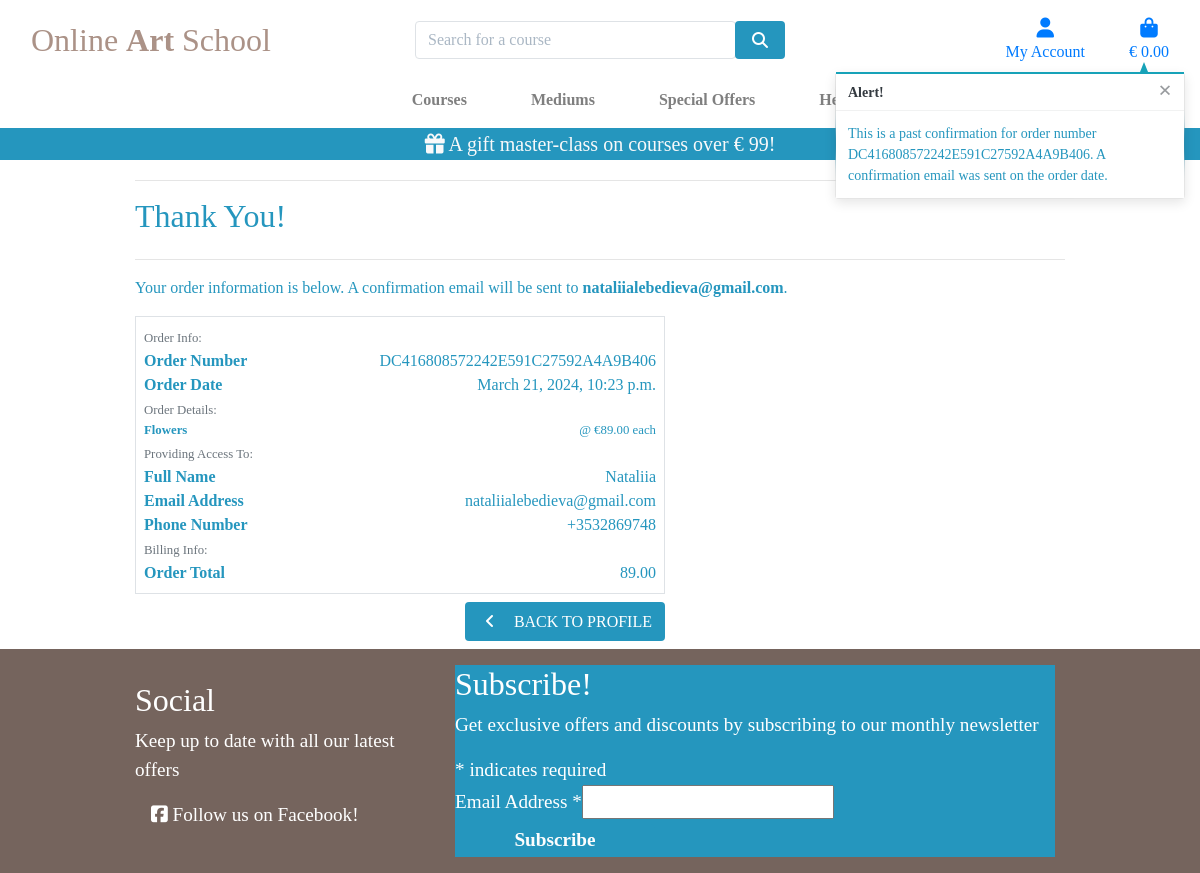
The app's page /profile/order_history/DC416808572242E591C27592A4A9B406/ with its own data.
### checkout/models.py (models this page shows, shortened)
class Order(models.Model):
    order_number = models.CharField(max_length=32, null=False, editable=False)
    user_profile = models.ForeignKey(UserProfile, on_delete=models.SET_NULL,
                                     null=True, blank=True, related_name='orders')
    full_name = models.CharField(max_length=50, null=False, blank=False)
    email = models.EmailField(max_length=254, null=False, blank=False)
    phone_number = models.CharField(max_length=20, null=False, blank=False)
    date = models.DateTimeField(auto_now_add=True)
    order_total = models.DecimalField(max_digits=10, decimal_places=2, null=False, default=0)
    original_bag = models.TextField(null=False, blank=False, default='')
    stripe_pid = models.CharField(max_length=254, null=False, blank=False, default='')

class OrderItem(models.Model):
    order = models.ForeignKey(Order, null=False, blank=False, on_delete=models.CASCADE, related_name='orderitems')
    course = models.ForeignKey(Course, null=False, blank=False, on_delete=models.CASCADE)
    orderitem_total = models.DecimalField(max_digits=6, decimal_places=2, null=False, blank=False, editable=False)

### courses/models.py (models this page shows, shortened)
class Course(models.Model):
    category = models.ForeignKey('Category', null=True, blank=True, on_delete=models.SET_NULL)
    sku = models.CharField(max_length=254, null=True, blank=True)
    name = models.CharField(max_length=254)
    description = models.TextField()
    is_open = models.BooleanField(default=False, null=True, blank=True)
    price = models.DecimalField(max_digits=6, decimal_places=2)
    image_url = models.URLField(max_length=1024, null=True, blank=True)
    image = models.ImageField(null=True, blank=True)
    video_url = models.URLField(max_length=1024, null=True, blank=True)
    video = EmbedVideoField(null=True, blank=True)

### profiles/views.py (the view)
# urls.py: path('order_history/<order_number>/', views.order_history, name='order_history'),
def order_history(request, order_number):
    order = get_object_or_404(Order, order_number=order_number)
    messages.info(request, (
        f'This is a past confirmation for order number {order_number}. '
        'A confirmation email was sent on the order date.'
    ))
    template = 'checkout/checkout_done.html'
    context = {
        'order': order,
        'from_profile': True,
    }
    return render(request, template, context)

### bag/contexts.py (called while the page is built, shortened)
def bag_contents(request):
    bag_items = []
    total = 0
    course_count = 0
    free_mc = False
    bag = request.session.get('bag', {})
    if total < settings.FREE_MC_THRESHOLD:
        free_mc_delta = settings.FREE_MC_THRESHOLD - total
    else:
        free_mc = get_object_or_404(Course, pk=1)
        free_mc.price = 0
        free_mc_delta = 0
    context = {
        'bag_items': bag_items,
        'total': total,
        'course_count': course_count,
        'free_mc_threshold': settings.FREE_MC_THRESHOLD,
        'free_mc_delta': free_mc_delta,
        'free_mc': free_mc,
    }
    return context

### checkout/templates/checkout/checkout_done.html (shortened to what this page needs)
{% extends "base.html" %}
{% load static %}
{% block extra_css %}
    <link rel="stylesheet" href="{% static 'checkout/css/checkout.css' %}">
{% endblock %}
{% block page_header %}
    <div class="container header-container">
    </div>
{% endblock %}
{% block content %}
    <div class="overlay"></div>
    <div class="container">
        <div class="row">
            <div class="col">
                <hr>
                <h2 class="logo-font mb-4">Thank You!</h2>
                <hr>
                <p class="">Your order information is below.
                    A confirmation email will be sent to <strong>{{ order.email }}</strong>.
                </p>
            </div>
        </div>
        <div class="row">
            <div class="col-12 col-lg-7">
                <div class="order-confirmation-wrapper p-2 border">
                    <div class="row">
                        <div class="col">
                            <small class="text-muted">Order Info:</small>
                        </div>
                    </div>
                    <div class="row">
                        <div class="col-12 col-md-4">
                            <p class="mb-0 font-weight-bold">Order Number</p>
                        </div>
                        <div class="col-12 col-md-8 text-md-right">
                            <p class="mb-0">{{ order.order_number }}</p>
                        </div>
                    </div>
                    <div class="row">
                        <div class="col-12 col-md-4">
                            <p class="mb-0 font-weight-bold">Order Date</p>
                        </div>
                        <div class="col-12 col-md-8 text-md-right">
                            <p class="mb-0">{{ order.date }}</p>
                        </div>
                    </div>
                    <div class="row">
                        <div class="col">
                            <small class="text-muted">Order Details:</small>
                        </div>
                    </div>
                    {% for item in order.orderitems.all %}
                    <div class="row">
                        <div class="col-12 col-md-4">
                            <p class="small mb-0 font-weight-bold">
                                {{ item.course.name }}
                            </p>
                        </div>
                        <div class="col-12 col-md-8 text-md-right">
                            <p class="small mb-0">{{ item.quantity }} @ €{{ item.course.price }} each</p>
                        </div>
                    </div>
                    {% endfor %}
                    <div class="row">
                        <div class="col">
                            <small class="text-muted">Providing Access To:</small>
                        </div>
                    </div>
                    <div class="row">
                        <div class="col-12 col-md-4">
                            <p class="mb-0 font-weight-bold">Full Name</p>
                        </div>
                        <div class="col-12 col-md-8 text-md-right">
                            <p class="mb-0">{{ order.full_name }}</p>
                        </div>
                    </div>
                    <div class="row">
                        <div class="col-12 col-md-4">
                            <p class="mb-0 font-weight-bold">Email Address</p>
                        </div>
                        <div class="col-12 col-md-8 text-md-right">
                            <p class="mb-0">{{ order.email }}</p>
                        </div>
                    </div>
                    <div class="row">
                        <div class="col-12 col-md-4">
                            <p class="mb-0 font-weight-bold">Phone Number</p>
                        </div>
                        <div class="col-12 col-md-8 text-md-right">
                            <p class="mb-0">{{ order.phone_number }}</p>
                        </div>
                    </div>
                    <div class="row">
                        <div class="col">
                            <small class="text-muted">Billing Info:</small>
                        </div>
                    </div>
                    <div class="row">
                        <div class="col-12 col-md-4">
                            <p class="mb-0 font-weight-bold">Order Total</p>
                        </div>
                        <div class="col-12 col-md-8 text-md-right">
                            <p class="mb-0">{{ order.order_total }}</p>
                        </div>
                    </div>
                </div>
            </div>
        </div>
        <div class="row">
			<div class="col-12 col-lg-7 text-right">
                {% if from_profile %}
                <a href="{% url 'profile' %}" class="btn btn-blue rounded my-2">
                    <span class="icon mr-2">
                        <i class="fas fa-angle-left"></i>
                    </span>
                    <span class="text-uppercase">Back to Profile</span>
                </a>
                {% endif %}
			</div>
		</div>
    </div>
{% endblock %}

### static/css/base.css (style rules this page uses)
html { height: 100%; }
body { background: url('/media/elena-mozhvilo-xw8DfYBaNbQ-unsplash.jpg') no-repeat center center fixed; background-size: cover; height: calc(100vh - 164px); color: #2596be; font-family: 'Georgia'; }
.icon { align-items: center; display: inline-flex; justify-content: center; height: 1.5rem; width: 1.5rem; }
.btn-blue { background: #2596be !important; color: white !important; }
.overlay { height: 100%; width: 100%; top: 0; left: 0; position: fixed; background: white; z-index: -1; }
@media (min-width: 1200px) { .container { max-width: 80%; } }
@media (min-width: 992px) { .header-container { padding-top: 164px; } }

### records on screen
Order: email "nataliialebedieva@gmail.com", order_number "DC416808572242E591C27592A4A9B406", date "March 21, 2024, 10:23 p.m.", full_name "Nataliia", phone_number "+3532869748", order_total "89.00"
OrderItem: course.name "Flowers", course.price "89.00"

### other values on screen
{{ free_mc_threshold }} "99"
{{ message }} "This is a past confirmation for order number DC416808572242E591C27592A4A9B406. A confirmation email was sent on the order date."
